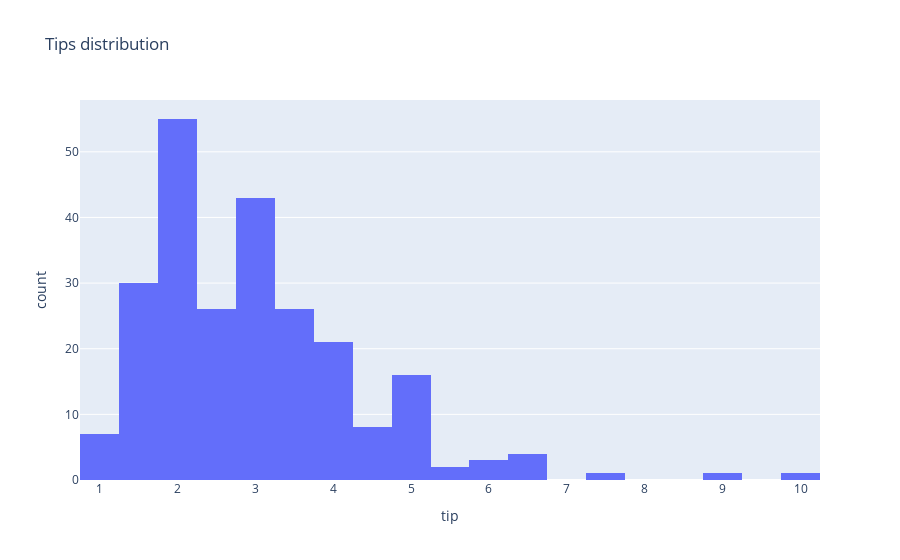

This figure's notebook cell:
### Markdown cell above
2. Usar plotly para graficar un histograma de las propinas (tip).

### Code cell
px.histogram(df, x="tip", histfunc="count"
             , title="Tips distribution")

### Figure 1 — Plotly figure (JSON) as saved in the notebook; plotly's stock layout.template omitted (floating-point values rounded to 4 significant figures; data arrays with more than 128 entries replaced by an {"elided": "..."} marker saying what was removed)
{"data": [{"alignmentgroup": "True", "bingroup": "x", "histfunc": "count", "hovertemplate": "tip=%{x}<br>count=%{y}<extra></extra>", "legendgroup": "", "marker": {"color": "#636efa", "pattern": {"shape": ""}}, "name": "", "offsetgroup": "", "orientation": "v", "showlegend": false, "type": "histogram", "x": {"elided": "244 float values"}, "xaxis": "x", "yaxis": "y"}], "layout": {"barmode": "relative", "legend": {"tracegroupgap": 0}, "title": {"text": "Tips distribution"}, "xaxis": {"anchor": "y", "domain": [0, 1], "title": {"text": "tip"}}, "yaxis": {"anchor": "x", "domain": [0, 1], "title": {"text": "count"}}}}
